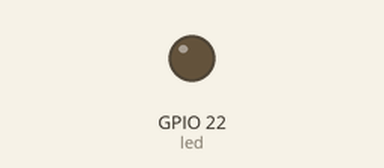
This program was run on a simulated ESP32 board running MicroPython. On the bench: output pins drawn as LEDs (lit = HIGH).

Above: at 1.5 s.
At 4.5 s:
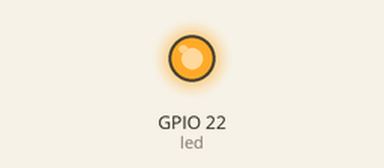
Timing chart, 0 to 6.2 s (numbered marks = the images above):
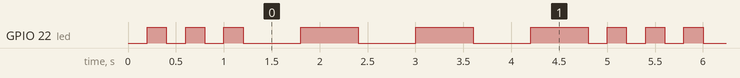

Measured:
- by itself, GPIO 22 (led): repeats every 4.8 s: 2 × (LOW 0.20 s, HIGH 0.20 s), 3 × (LOW 0.60 s, HIGH 0.60 s), LOW 0.20 s, HIGH 0.20 s
- by itself, everything shown: repeats every 4.8 s, in 12 steps

The program:

05_01_sos_list.py
```python
from machine import Pin, Signal
from time import sleep

led = Signal(22, Pin.OUT, invert=True)
delays_list = [0.2, 0.2, 0.2, 0.6, 0.6, 0.6]

while True:
    for delay in delays_list:
        led.on()
        sleep(delay)
        led.off()
        sleep(delay)
        
```
